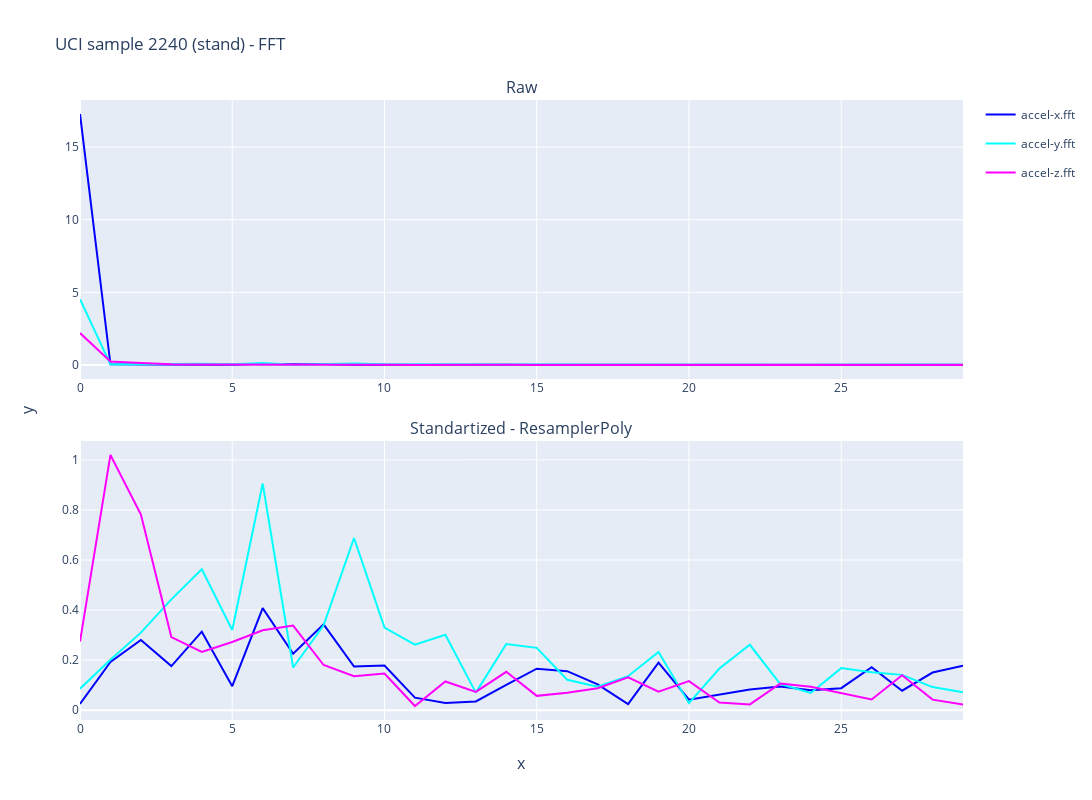
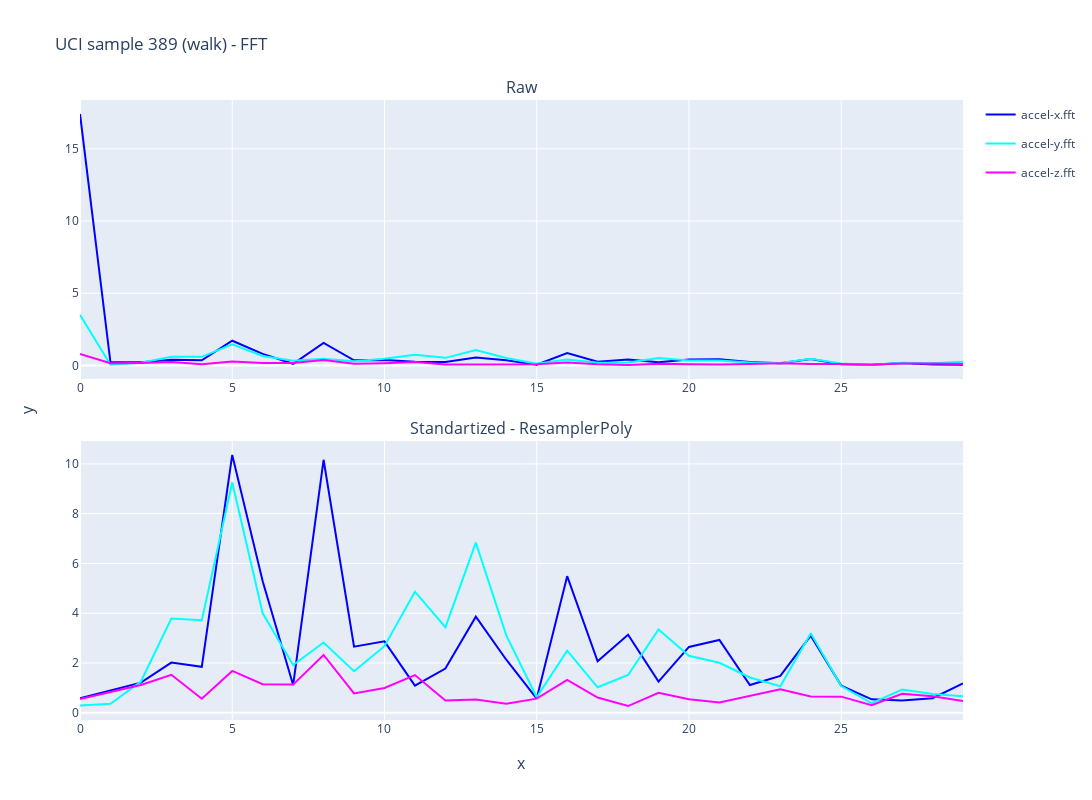
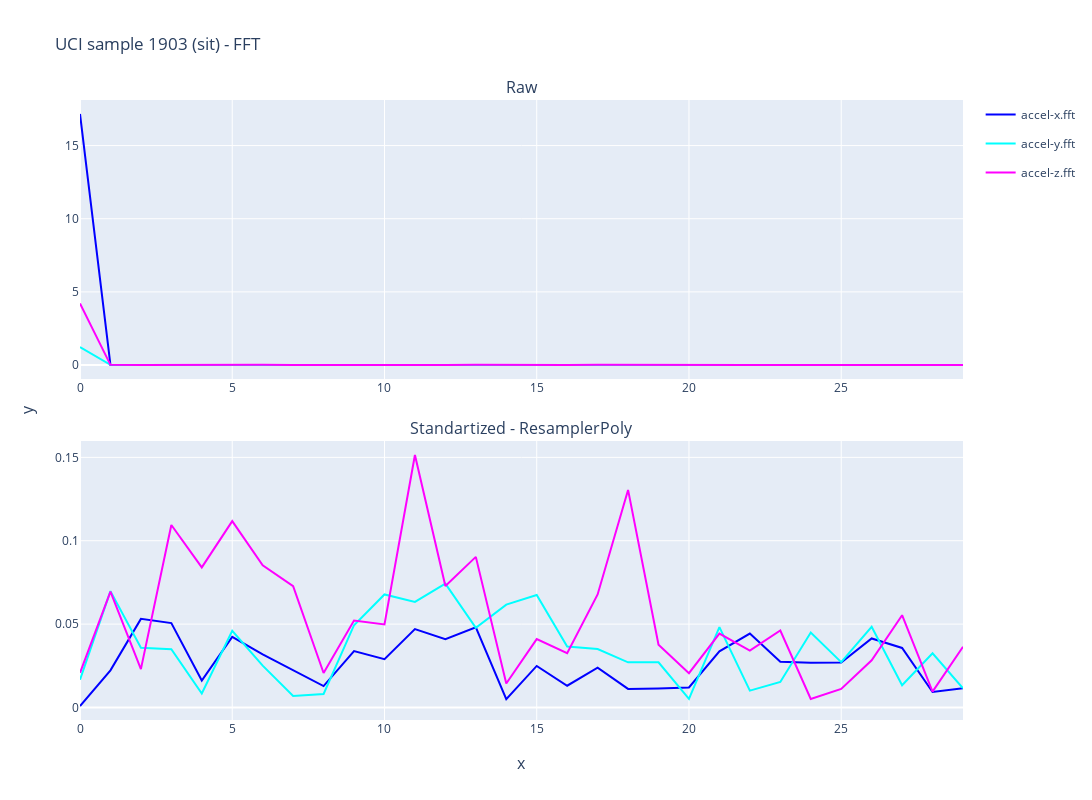
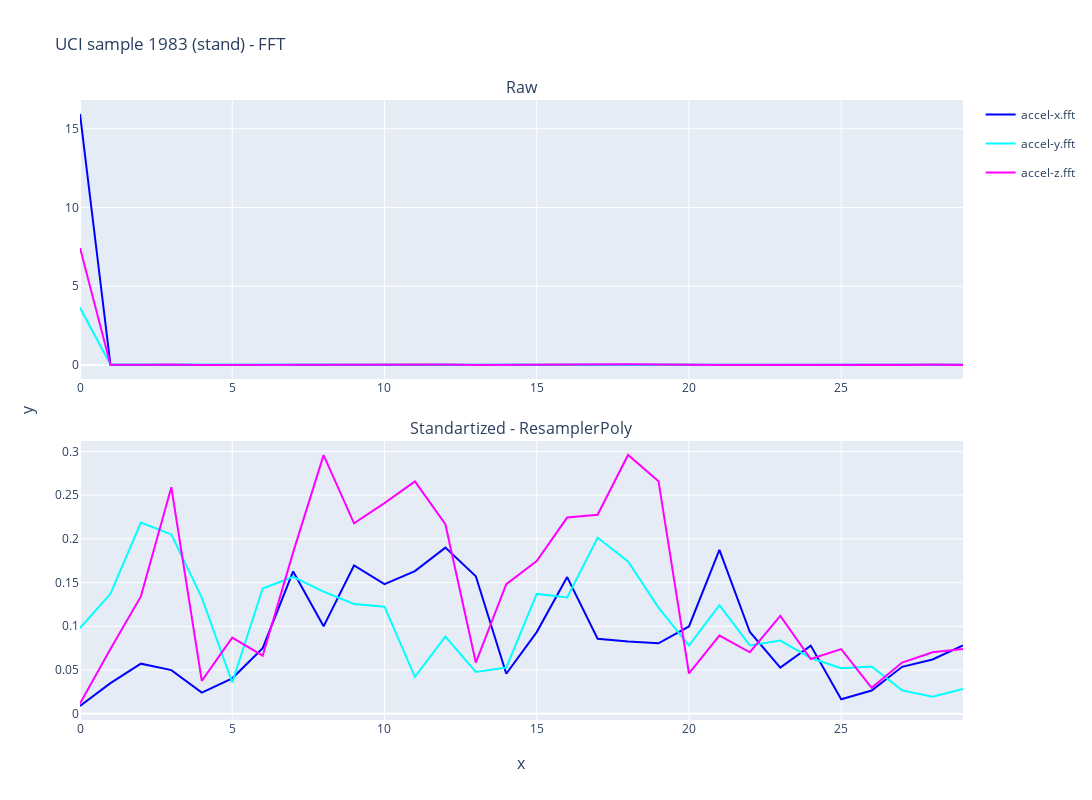

Notebook code cell kept with these figures, in order:
### Code cell
for i in selected_samples:
    label = standartized_codes[train_raw[i][1]]

    fig = generate_plots(
        fft_train_raw,
        fft_train_processed,
        sample_no=i,
        windows=["accel-x.fft", "accel-y.fft", "accel-z.fft"],
        height=800,
        width=1200,
        names=["Raw", "Standartized - ResamplerPoly"],
        vertical_spacing=0.1,
        title=f"UCI sample {i} ({label}) - FFT",
        x_title="x",
        y_title="y",
        the_slice=slice(0, 30, 1)
    )
    fig.show()

### Figure 1 — Plotly figure (JSON) as saved in the notebook; plotly's stock layout.template omitted (floating-point values rounded to 4 significant figures)
{"data": [{"legendgroup": "0", "line": {"color": "blue"}, "mode": "lines", "name": "accel-x.fft", "showlegend": true, "type": "scatter", "xaxis": "x", "y": [17.28, 0.04861, 0.04501, 0.02793, 0.04913, 0.01526, 0.06558, 0.03582, 0.0545, 0.03, 0.02791, 0.006996, 0.003507, 0.006357, 0.01435, 0.02528, 0.02483, 0.01471, 0.005885, 0.03232, 0.007881, 0.009307, 0.01531, 0.01447, 0.01079, 0.01533, 0.02975, 0.01199, 0.02976, 0.03078], "yaxis": "y"}, {"legendgroup": "1", "line": {"color": "cyan"}, "mode": "lines", "name": "accel-y.fft", "showlegend": true, "type": "scatter", "xaxis": "x", "y": [4.542, 0.04121, 0.05854, 0.06988, 0.09014, 0.04983, 0.1407, 0.02254, 0.0513, 0.1107, 0.05579, 0.04529, 0.05031, 0.01452, 0.04665, 0.04256, 0.01862, 0.01886, 0.02592, 0.03363, 0.008641, 0.02689, 0.03803, 0.01281, 0.007014, 0.02403, 0.02166, 0.02386, 0.0189, 0.01387], "yaxis": "y"}, {"legendgroup": "2", "line": {"color": "magenta"}, "mode": "lines", "name": "accel-z.fft", "showlegend": true, "type": "scatter", "xaxis": "x", "y": [2.203, 0.2469, 0.1395, 0.04977, 0.03814, 0.04338, 0.05124, 0.05401, 0.02888, 0.02271, 0.02355, 0.001921, 0.01942, 0.01167, 0.02417, 0.0103, 0.0125, 0.01315, 0.01993, 0.01067, 0.01782, 0.005336, 0.004828, 0.01786, 0.01573, 0.01219, 0.008066, 0.02612, 0.009827, 0.009062], "yaxis": "y"}, {"legendgroup": "0", "line": {"color": "blue"}, "mode": "lines", "name": "accel-x.fft", "showlegend": false, "type": "scatter", "xaxis": "x2", "y": [0.02533, 0.1926, 0.2805, 0.1763, 0.3138, 0.09614, 0.4077, 0.2254, 0.3431, 0.1744, 0.1785, 0.05026, 0.02917, 0.03507, 0.1013, 0.1657, 0.156, 0.1033, 0.02448, 0.1902, 0.04243, 0.06417, 0.08317, 0.0947, 0.07968, 0.08809, 0.1721, 0.07804, 0.1506, 0.1778], "yaxis": "y2"}, {"legendgroup": "1", "line": {"color": "cyan"}, "mode": "lines", "name": "accel-y.fft", "showlegend": false, "type": "scatter", "xaxis": "x2", "y": [0.08582, 0.2014, 0.3099, 0.443, 0.5633, 0.3206, 0.9054, 0.1708, 0.3393, 0.6878, 0.3302, 0.2617, 0.3015, 0.07038, 0.2643, 0.2493, 0.1217, 0.0944, 0.136, 0.2329, 0.02827, 0.1665, 0.2614, 0.1046, 0.06915, 0.1682, 0.1522, 0.1413, 0.09238, 0.07193], "yaxis": "y2"}, {"legendgroup": "2", "line": {"color": "magenta"}, "mode": "lines", "name": "accel-z.fft", "showlegend": false, "type": "scatter", "xaxis": "x2", "y": [0.2741, 1.02, 0.7817, 0.2922, 0.2332, 0.2724, 0.3194, 0.3382, 0.1807, 0.1359, 0.1466, 0.01674, 0.115, 0.07352, 0.1534, 0.05749, 0.06953, 0.08768, 0.1316, 0.07411, 0.1162, 0.03081, 0.02324, 0.1071, 0.09404, 0.06918, 0.04293, 0.1397, 0.04234, 0.02278], "yaxis": "y2"}], "layout": {"annotations": [{"font": {"size": 16}, "showarrow": false, "text": "Raw", "x": 0.5, "xanchor": "center", "xref": "paper", "y": 1, "yanchor": "bottom", "yref": "paper"}, {"font": {"size": 16}, "showarrow": false, "text": "Standartized - ResamplerPoly", "x": 0.5, "xanchor": "center", "xref": "paper", "y": 0.45, "yanchor": "bottom", "yref": "paper"}, {"font": {"size": 16}, "showarrow": false, "text": "x", "x": 0.5, "xanchor": "center", "xref": "paper", "y": 0, "yanchor": "top", "yref": "paper", "yshift": -30}, {"font": {"size": 16}, "showarrow": false, "text": "y", "textangle": -90, "x": 0, "xanchor": "right", "xref": "paper", "xshift": -40, "y": 0.5, "yanchor": "middle", "yref": "paper"}], "height": 800, "title": {"text": "UCI sample 2240 (stand) - FFT"}, "width": 1200, "xaxis": {"anchor": "y", "domain": [0, 1]}, "xaxis2": {"anchor": "y2", "domain": [0, 1]}, "yaxis": {"anchor": "x", "domain": [0.55, 1]}, "yaxis2": {"anchor": "x2", "domain": [0, 0.45]}}}

### Figure 2 — Plotly figure (JSON) as saved in the notebook; plotly's stock layout.template omitted (floating-point values rounded to 4 significant figures)
{"data": [{"legendgroup": "0", "line": {"color": "blue"}, "mode": "lines", "name": "accel-x.fft", "showlegend": true, "type": "scatter", "xaxis": "x", "y": [17.41, 0.2275, 0.2343, 0.3995, 0.3587, 1.718, 0.8095, 0.1195, 1.573, 0.3601, 0.3912, 0.2537, 0.2524, 0.548, 0.3661, 0.06058, 0.8676, 0.2607, 0.4193, 0.2296, 0.4148, 0.4284, 0.2373, 0.1627, 0.452, 0.09655, 0.05127, 0.1807, 0.06788, 0.05113], "yaxis": "y"}, {"legendgroup": "1", "line": {"color": "cyan"}, "mode": "lines", "name": "accel-y.fft", "showlegend": true, "type": "scatter", "xaxis": "x", "y": [3.512, 0.05342, 0.1884, 0.6036, 0.5995, 1.476, 0.6631, 0.3325, 0.4692, 0.3052, 0.4672, 0.7473, 0.5322, 1.076, 0.5283, 0.1206, 0.4139, 0.1951, 0.2097, 0.5258, 0.3562, 0.342, 0.212, 0.1772, 0.4649, 0.1356, 0.03375, 0.1919, 0.1645, 0.2657], "yaxis": "y"}, {"legendgroup": "2", "line": {"color": "magenta"}, "mode": "lines", "name": "accel-z.fft", "showlegend": true, "type": "scatter", "xaxis": "x", "y": [0.8022, 0.1554, 0.1809, 0.2473, 0.09148, 0.2732, 0.1842, 0.1838, 0.3771, 0.1271, 0.1626, 0.2424, 0.07871, 0.0883, 0.05759, 0.08941, 0.2125, 0.09644, 0.04581, 0.1316, 0.08894, 0.06486, 0.1077, 0.1542, 0.1076, 0.1059, 0.04861, 0.1337, 0.1374, 0.1076], "yaxis": "y"}, {"legendgroup": "0", "line": {"color": "blue"}, "mode": "lines", "name": "accel-x.fft", "showlegend": false, "type": "scatter", "xaxis": "x2", "y": [0.5871, 0.8859, 1.214, 2.018, 1.849, 10.36, 5.284, 1.117, 10.17, 2.656, 2.871, 1.093, 1.775, 3.862, 2.134, 0.5744, 5.488, 2.068, 3.14, 1.255, 2.646, 2.929, 1.115, 1.484, 3.101, 1.092, 0.5431, 0.5, 0.5877, 1.179], "yaxis": "y2"}, {"legendgroup": "1", "line": {"color": "cyan"}, "mode": "lines", "name": "accel-y.fft", "showlegend": false, "type": "scatter", "xaxis": "x2", "y": [0.2941, 0.366, 1.259, 3.785, 3.719, 9.254, 3.998, 1.924, 2.827, 1.67, 2.679, 4.865, 3.439, 6.838, 3.113, 0.6244, 2.497, 1.026, 1.521, 3.349, 2.293, 2.011, 1.421, 1.069, 3.2, 1.074, 0.3846, 0.9349, 0.7599, 0.6653], "yaxis": "y2"}, {"legendgroup": "2", "line": {"color": "magenta"}, "mode": "lines", "name": "accel-z.fft", "showlegend": false, "type": "scatter", "xaxis": "x2", "y": [0.5589, 0.831, 1.12, 1.528, 0.5639, 1.684, 1.147, 1.133, 2.327, 0.7801, 0.9964, 1.518, 0.4911, 0.5356, 0.3648, 0.5691, 1.321, 0.6123, 0.2723, 0.8054, 0.5415, 0.4112, 0.6707, 0.9473, 0.6559, 0.6499, 0.307, 0.764, 0.6637, 0.471], "yaxis": "y2"}], "layout": {"annotations": [{"font": {"size": 16}, "showarrow": false, "text": "Raw", "x": 0.5, "xanchor": "center", "xref": "paper", "y": 1, "yanchor": "bottom", "yref": "paper"}, {"font": {"size": 16}, "showarrow": false, "text": "Standartized - ResamplerPoly", "x": 0.5, "xanchor": "center", "xref": "paper", "y": 0.45, "yanchor": "bottom", "yref": "paper"}, {"font": {"size": 16}, "showarrow": false, "text": "x", "x": 0.5, "xanchor": "center", "xref": "paper", "y": 0, "yanchor": "top", "yref": "paper", "yshift": -30}, {"font": {"size": 16}, "showarrow": false, "text": "y", "textangle": -90, "x": 0, "xanchor": "right", "xref": "paper", "xshift": -40, "y": 0.5, "yanchor": "middle", "yref": "paper"}], "height": 800, "title": {"text": "UCI sample 389 (walk) - FFT"}, "width": 1200, "xaxis": {"anchor": "y", "domain": [0, 1]}, "xaxis2": {"anchor": "y2", "domain": [0, 1]}, "yaxis": {"anchor": "x", "domain": [0.55, 1]}, "yaxis2": {"anchor": "x2", "domain": [0, 0.45]}}}

### Figure 3 — Plotly figure (JSON) as saved in the notebook; plotly's stock layout.template omitted (floating-point values rounded to 4 significant figures)
{"data": [{"legendgroup": "0", "line": {"color": "blue"}, "mode": "lines", "name": "accel-x.fft", "showlegend": true, "type": "scatter", "xaxis": "x", "y": [17.16, 0.008626, 0.009926, 0.00893, 0.002172, 0.007317, 0.005362, 0.003596, 0.002378, 0.005084, 0.005, 0.007259, 0.006913, 0.008061, 0.001101, 0.003781, 0.002129, 0.003532, 0.001874, 0.001683, 0.002108, 0.005155, 0.006795, 0.004767, 0.003955, 0.004312, 0.007095, 0.006474, 0.001691, 0.00233], "yaxis": "y"}, {"legendgroup": "1", "line": {"color": "cyan"}, "mode": "lines", "name": "accel-y.fft", "showlegend": true, "type": "scatter", "xaxis": "x", "y": [1.226, 0.01498, 0.00882, 0.006032, 0.0005698, 0.006339, 0.003866, 0.001754, 0.002197, 0.008211, 0.0111, 0.009369, 0.01134, 0.008327, 0.009636, 0.01012, 0.005541, 0.005242, 0.004289, 0.004522, 0.000878, 0.007852, 0.002112, 0.001808, 0.007157, 0.004766, 0.007726, 0.002898, 0.006947, 0.003635], "yaxis": "y"}, {"legendgroup": "2", "line": {"color": "magenta"}, "mode": "lines", "name": "accel-z.fft", "showlegend": true, "type": "scatter", "xaxis": "x", "y": [4.204, 0.01284, 0.005414, 0.01871, 0.01368, 0.01891, 0.01441, 0.01113, 0.002037, 0.008826, 0.008687, 0.02382, 0.01222, 0.01495, 0.001564, 0.006403, 0.006672, 0.01265, 0.02047, 0.004982, 0.003302, 0.008579, 0.007577, 0.005781, 0.002727, 0.001052, 0.004142, 0.005927, 0.005543, 0.008188], "yaxis": "y"}, {"legendgroup": "0", "line": {"color": "blue"}, "mode": "lines", "name": "accel-x.fft", "showlegend": false, "type": "scatter", "xaxis": "x2", "y": [0.000858, 0.02228, 0.05314, 0.05062, 0.01614, 0.04236, 0.03184, 0.02232, 0.01281, 0.03383, 0.02894, 0.04705, 0.04092, 0.04811, 0.004981, 0.02491, 0.01304, 0.02388, 0.01113, 0.01142, 0.01199, 0.03369, 0.0443, 0.02737, 0.02686, 0.0269, 0.04139, 0.0357, 0.009295, 0.01149], "yaxis": "y2"}, {"legendgroup": "1", "line": {"color": "cyan"}, "mode": "lines", "name": "accel-y.fft", "showlegend": false, "type": "scatter", "xaxis": "x2", "y": [0.0166, 0.0698, 0.03581, 0.03494, 0.008363, 0.04595, 0.02511, 0.006948, 0.008081, 0.04934, 0.06778, 0.06335, 0.07424, 0.04776, 0.06167, 0.06742, 0.03661, 0.03503, 0.0271, 0.0271, 0.005177, 0.04822, 0.01012, 0.01531, 0.04491, 0.02721, 0.04841, 0.01331, 0.0325, 0.01146], "yaxis": "y2"}, {"legendgroup": "2", "line": {"color": "magenta"}, "mode": "lines", "name": "accel-z.fft", "showlegend": false, "type": "scatter", "xaxis": "x2", "y": [0.02075, 0.06947, 0.02301, 0.1095, 0.084, 0.1118, 0.08526, 0.07272, 0.02069, 0.05215, 0.04983, 0.1515, 0.07289, 0.09033, 0.01436, 0.04102, 0.03258, 0.06779, 0.1305, 0.03767, 0.02057, 0.04436, 0.03411, 0.04614, 0.005091, 0.01112, 0.02829, 0.05535, 0.009539, 0.03641], "yaxis": "y2"}], "layout": {"annotations": [{"font": {"size": 16}, "showarrow": false, "text": "Raw", "x": 0.5, "xanchor": "center", "xref": "paper", "y": 1, "yanchor": "bottom", "yref": "paper"}, {"font": {"size": 16}, "showarrow": false, "text": "Standartized - ResamplerPoly", "x": 0.5, "xanchor": "center", "xref": "paper", "y": 0.45, "yanchor": "bottom", "yref": "paper"}, {"font": {"size": 16}, "showarrow": false, "text": "x", "x": 0.5, "xanchor": "center", "xref": "paper", "y": 0, "yanchor": "top", "yref": "paper", "yshift": -30}, {"font": {"size": 16}, "showarrow": false, "text": "y", "textangle": -90, "x": 0, "xanchor": "right", "xref": "paper", "xshift": -40, "y": 0.5, "yanchor": "middle", "yref": "paper"}], "height": 800, "title": {"text": "UCI sample 1903 (sit) - FFT"}, "width": 1200, "xaxis": {"anchor": "y", "domain": [0, 1]}, "xaxis2": {"anchor": "y2", "domain": [0, 1]}, "yaxis": {"anchor": "x", "domain": [0.55, 1]}, "yaxis2": {"anchor": "x2", "domain": [0, 0.45]}}}

### Figure 4 — Plotly figure (JSON) as saved in the notebook; plotly's stock layout.template omitted (floating-point values rounded to 4 significant figures)
{"data": [{"legendgroup": "0", "line": {"color": "blue"}, "mode": "lines", "name": "accel-x.fft", "showlegend": true, "type": "scatter", "xaxis": "x", "y": [15.93, 0.01746, 0.007036, 0.00663, 0.004209, 0.007009, 0.0113, 0.02611, 0.01644, 0.02815, 0.02517, 0.02738, 0.03078, 0.02459, 0.007497, 0.0147, 0.02398, 0.01268, 0.01409, 0.01437, 0.01728, 0.02967, 0.01361, 0.007589, 0.01365, 0.003971, 0.00286, 0.009145, 0.01327, 0.01556], "yaxis": "y"}, {"legendgroup": "1", "line": {"color": "cyan"}, "mode": "lines", "name": "accel-y.fft", "showlegend": true, "type": "scatter", "xaxis": "x", "y": [3.633, 0.03369, 0.03305, 0.0333, 0.0188, 0.00983, 0.02125, 0.02448, 0.02421, 0.02194, 0.02177, 0.00654, 0.01495, 0.007919, 0.009566, 0.0237, 0.02147, 0.03105, 0.02706, 0.01957, 0.01398, 0.02041, 0.01147, 0.01399, 0.01149, 0.009429, 0.00829, 0.005252, 0.004133, 0.006042], "yaxis": "y"}, {"legendgroup": "2", "line": {"color": "magenta"}, "mode": "lines", "name": "accel-z.fft", "showlegend": true, "type": "scatter", "xaxis": "x", "y": [7.436, 0.02868, 0.01792, 0.04057, 0.007557, 0.01606, 0.01254, 0.02934, 0.04615, 0.03358, 0.03932, 0.04426, 0.03616, 0.009487, 0.02512, 0.02872, 0.03515, 0.03538, 0.04798, 0.04434, 0.007777, 0.01275, 0.01053, 0.01983, 0.01119, 0.01007, 0.00248, 0.01279, 0.01453, 0.01324], "yaxis": "y"}, {"legendgroup": "0", "line": {"color": "blue"}, "mode": "lines", "name": "accel-x.fft", "showlegend": false, "type": "scatter", "xaxis": "x2", "y": [0.00873, 0.03495, 0.05719, 0.04982, 0.02409, 0.04047, 0.07502, 0.1627, 0.09987, 0.1695, 0.1482, 0.1631, 0.19, 0.1572, 0.04566, 0.09331, 0.1563, 0.08565, 0.08258, 0.0805, 0.09974, 0.1874, 0.09342, 0.05276, 0.07783, 0.01652, 0.02643, 0.0536, 0.06204, 0.07801], "yaxis": "y2"}, {"legendgroup": "1", "line": {"color": "cyan"}, "mode": "lines", "name": "accel-y.fft", "showlegend": false, "type": "scatter", "xaxis": "x2", "y": [0.098, 0.1371, 0.2185, 0.205, 0.1327, 0.0357, 0.1432, 0.1564, 0.1396, 0.1255, 0.1224, 0.04211, 0.0882, 0.04766, 0.05274, 0.137, 0.1329, 0.2012, 0.1741, 0.1214, 0.07798, 0.1242, 0.07812, 0.08363, 0.06362, 0.05204, 0.054, 0.02663, 0.0194, 0.0284], "yaxis": "y2"}, {"legendgroup": "2", "line": {"color": "magenta"}, "mode": "lines", "name": "accel-z.fft", "showlegend": false, "type": "scatter", "xaxis": "x2", "y": [0.01153, 0.07389, 0.1342, 0.259, 0.03745, 0.08691, 0.06633, 0.1845, 0.2958, 0.2177, 0.2408, 0.2657, 0.2166, 0.05846, 0.1482, 0.1745, 0.2243, 0.2276, 0.2959, 0.2659, 0.04597, 0.0894, 0.07025, 0.1118, 0.06256, 0.07381, 0.02963, 0.05846, 0.07029, 0.07406], "yaxis": "y2"}], "layout": {"annotations": [{"font": {"size": 16}, "showarrow": false, "text": "Raw", "x": 0.5, "xanchor": "center", "xref": "paper", "y": 1, "yanchor": "bottom", "yref": "paper"}, {"font": {"size": 16}, "showarrow": false, "text": "Standartized - ResamplerPoly", "x": 0.5, "xanchor": "center", "xref": "paper", "y": 0.45, "yanchor": "bottom", "yref": "paper"}, {"font": {"size": 16}, "showarrow": false, "text": "x", "x": 0.5, "xanchor": "center", "xref": "paper", "y": 0, "yanchor": "top", "yref": "paper", "yshift": -30}, {"font": {"size": 16}, "showarrow": false, "text": "y", "textangle": -90, "x": 0, "xanchor": "right", "xref": "paper", "xshift": -40, "y": 0.5, "yanchor": "middle", "yref": "paper"}], "height": 800, "title": {"text": "UCI sample 1983 (stand) - FFT"}, "width": 1200, "xaxis": {"anchor": "y", "domain": [0, 1]}, "xaxis2": {"anchor": "y2", "domain": [0, 1]}, "yaxis": {"anchor": "x", "domain": [0.55, 1]}, "yaxis2": {"anchor": "x2", "domain": [0, 0.45]}}}
